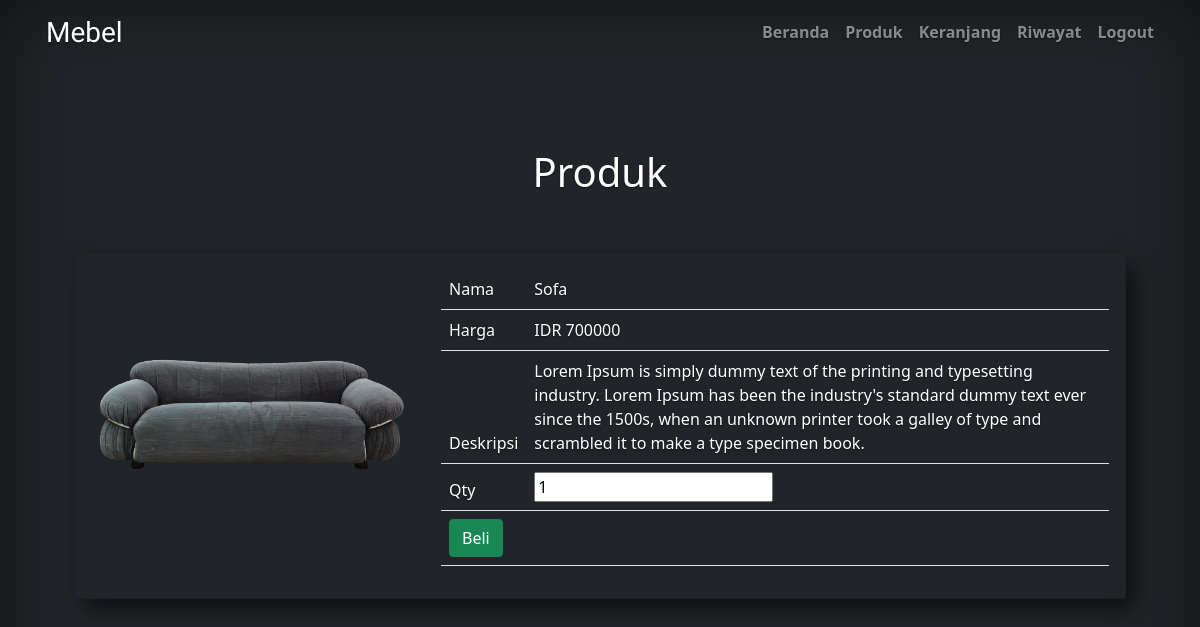
Screenshot of /pelanggan/beli_produk.php?id_produk=1 (signed in) with the database file from the repository.
### tables this page shows
CREATE TABLE `produk` (
  `id_produk` int(11) NOT NULL,
  `nama_produk` varchar(100) NOT NULL,
  `deskripsi` text NOT NULL,
  `harga` int(11) NOT NULL,
  `foto` varchar(225) NOT NULL
);

### pelanggan/beli_produk.php (the view, shortened to what this page needs)
<!doctype html>
<html lang="en" class="h-100">
  <head>
    <link href="https://cdn.jsdelivr.net/npm/bootstrap@5.1.1/dist/css/bootstrap.min.css" rel="stylesheet">
    <link href="cover.css" rel="stylesheet">
  </head>
  <body class="d-flex h-100 text-center text-white bg-dark">
  <div class="container d-flex w-100 h-100 p-3 mx-auto flex-column">
  <?php include  "navbar.php"?>
  <main class="px-3">
     <?php
        include "koneksi.php";
        $query_detail_produk = mysqli_query($koneksi, "SELECT * FROM produk where id_produk = '".$_GET['id_produk']."'");
        $data_produk = mysqli_fetch_array($query_detail_produk);
    ?>
    <main class="container">
    <section class="py-5 text-center container">
            <h1 class="fw-light">Produk</h1>
    </section>
    <div class="card mb-3" style="max-width: 100% color: white; text-align: left; background-color: transparent; box-shadow: 10px 12px 25px -1px rgba(0,0,0,0.57);-webkit-box-shadow: 10px 12px 25px -1px rgba(0,0,0,0.57);-moz-box-shadow: 10px 12px 25px -1px rgba(0,0,0,0.57);">
        <div class="row g-0">
            <div class="col-md-4">
            <img src="../foto/<?=$data_produk['foto']?>" class="img-fluid rounded-start" alt="...">
            </div>
            <div class="col-md-8">
            <div class="card-body">
            <form action="insert_cart.php?" method="POST">
                <table class="table table-hover table-striped">
                    <thead style="color: white">
                        <tr>
                            <td>Nama</td>
                            <td><?=$data_produk['nama_produk']?></td>
                        </tr>
                        <tr>
                            <td>Harga</td>
                            <td>IDR <?=$data_produk['harga']?></td>
                        </tr>
                        <tr>
                            <td>Deskripsi</td>
                            <td><?=$data_produk['deskripsi']?></td>
                        </tr>
                        <tr>
                            <td>Qty</td>
                            <td><input type="number" name="qty" value="1"></td>
                        </tr>
                        <tr>
                            <td colspan="2"><input type="submit" class="btn btn-success" value="Beli"></td>
                        </tr>
                    </thead>
                </table>
            </form>
            </div>
            </div>
        </div>
    </div>
  </main>
</div>
  </body>
</html>

### pelanggan/cover.css (style rules this page uses)
body { text-shadow: 0 .05rem .1rem rgba(0, 0, 0, .5); box-shadow: inset 0 0 5rem rgba(0, 0, 0, .5); }

### rows the page displays
produk: foto (picture), nama_produk "Sofa", harga "700000", deskripsi "Lorem Ipsum is simply dummy text of the printing and typesetting industry. Lorem Ipsum has been the industry's standard dummy text ever since the 1500s, when an unknown printer took a galley of type and scrambled it to make a type specimen book."
